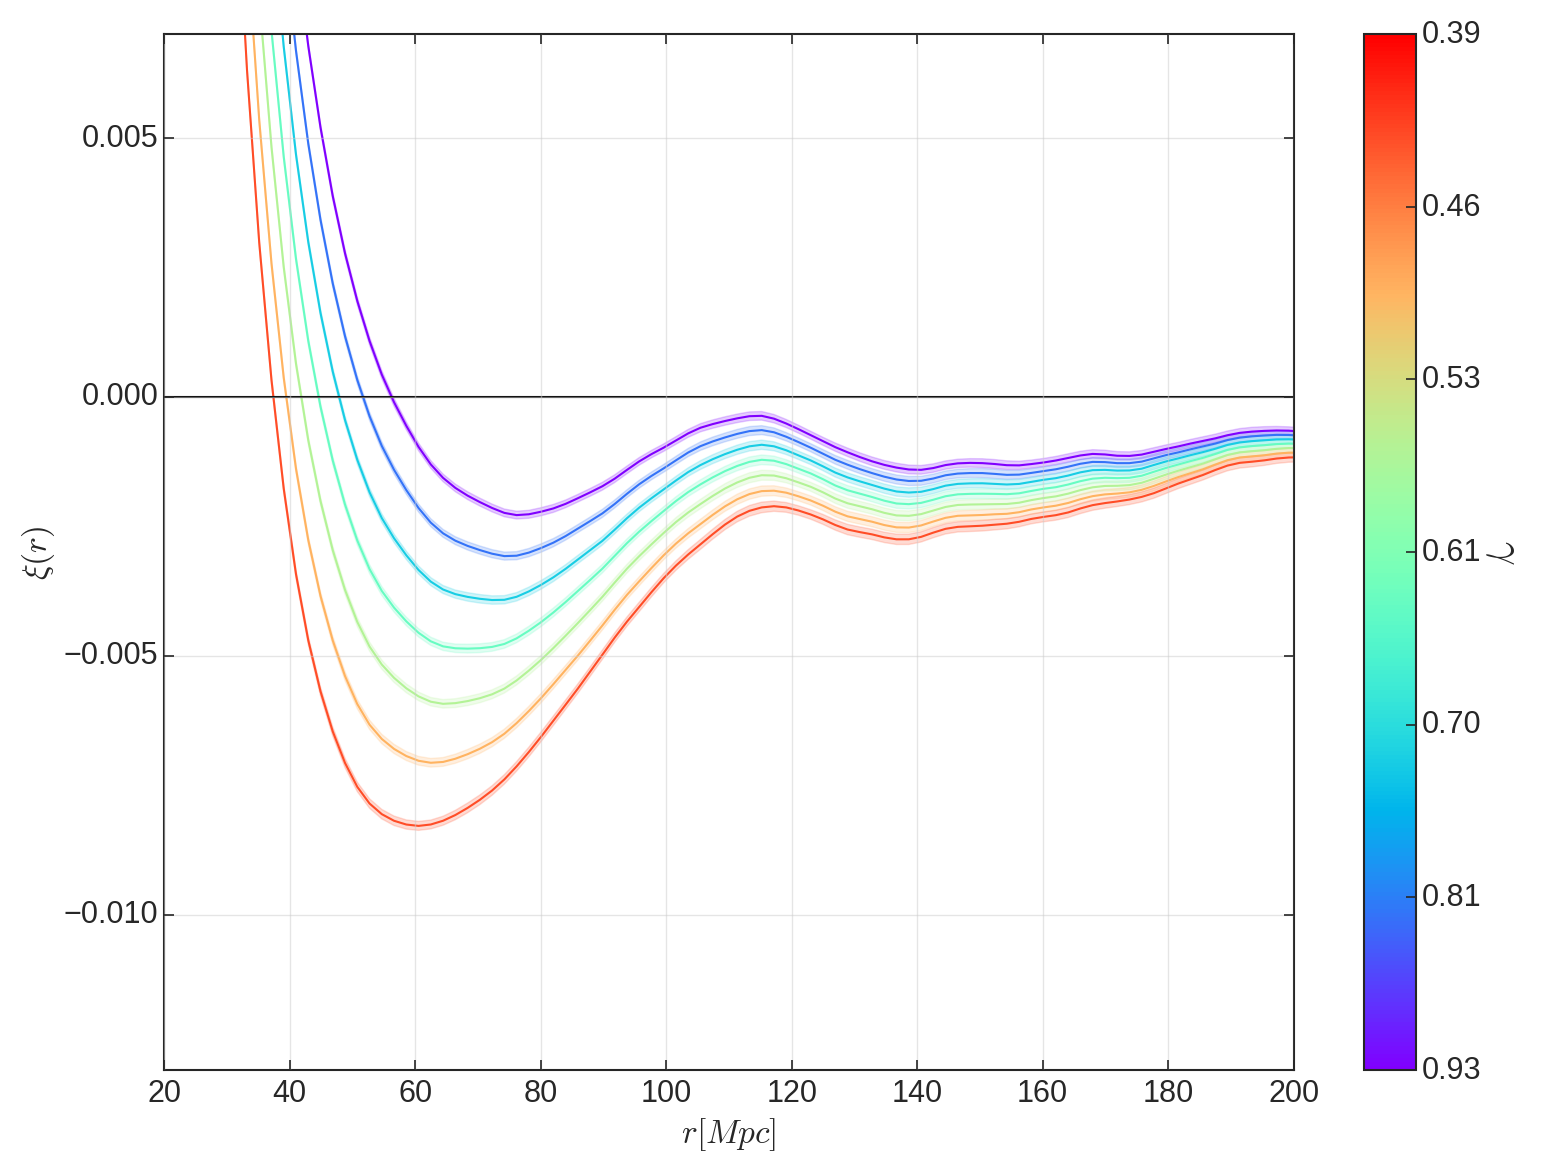

Source code (Python):
import numpy as np
import matplotlib.pyplot as plt
plt.style.use('nuala')
plt.rcParams['xtick.labelsize'] = 22
plt.rcParams['ytick.labelsize'] = 22
import glob

def import_data():
    folder="/gpfs/data/nmccull/zeldovich_out/"

    tmp       = np.loadtxt(folder+"/run_f0.3/rp_pi.txt")
    rp        = tmp[:,0]
    pi        = tmp[:,1]

    #f03
    f03result = glob.glob(folder+"/run_f0.3/with_bao/rs/cf_2d_*")
    f03test   = np.loadtxt(f03result[0])

    f03arr  = np.zeros((len(f03result), len(f03test), len(f03test)))
    
    i = 0
    for r in f03result:
        f03arr[i] = np.loadtxt(r)
        i += 1

    #f035
    f035result = glob.glob(folder+"/run_f0.35/with_bao/rs/cf_2d_*")
    f035test   = np.loadtxt(f035result[0])

    f035arr  = np.zeros((len(f035result), len(f035test), len(f035test)))
    
    i = 0
    for r in f035result:
        f035arr[i] = np.loadtxt(r)
        i += 1

    #f04
    f04result = glob.glob(folder+"/run_f0.4/with_bao/rs/cf_2d_*")
    f04test   = np.loadtxt(f04result[0])

    f04arr  = np.zeros((len(f04result), len(f04test), len(f04test)))
    
    i = 0
    for r in f04result:
        f04arr[i] = np.loadtxt(r)
        i += 1
    
    #f045
    f045result = glob.glob(folder+"/run_f0.45/with_bao/rs/cf_2d_*")
    f045test   = np.loadtxt(f045result[0])

    f045arr  = np.zeros((len(f045result), len(f045test), len(f045test)))
    
    i = 0
    for r in f045result:
        f045arr[i] = np.loadtxt(r)
        i += 1
    
    #f05
    f05result = glob.glob(folder+"/run_f0.5/with_bao/rs/cf_2d_*")
    f05test   = np.loadtxt(f05result[0])

    f05arr  = np.zeros((len(f05result), len(f05test), len(f05test)))
    
    i = 0
    for r in f05result:
        f05arr[i] = np.loadtxt(r)
        i += 1

    #f055
    f055result = glob.glob(folder+"/run_f0.55/with_bao/rs/cf_2d_*")
    f055test   = np.loadtxt(f055result[0])

    f055arr  = np.zeros((len(f055result), len(f055test), len(f055test)))
    
    i = 0
    for r in f055result:
        f055arr[i] = np.loadtxt(r)
        i += 1

    #f06
    f06result = glob.glob(folder+"/run_f0.6/with_bao/rs/cf_2d_*")
    f06test   = np.loadtxt(f06result[0])

    f06arr  = np.zeros((len(f06result), len(f06test), len(f06test)))
    
    i = 0
    for r in f06result:
        f06arr[i] = np.loadtxt(r)
        i += 1

    return pi, f03arr, f035arr, f04arr, f045arr, f05arr, f055arr, f06arr
     

def render_gamma_variance(pi, g0925, g0806, g0704, g0613, g0532, g0459, g0392):
    g1_m = np.mean(g0925[:,:,0], axis=0)
    g2_m = np.mean(g0806[:,:,0], axis=0)
    g3_m = np.mean(g0704[:,:,0], axis=0)
    g4_m = np.mean(g0613[:,:,0], axis=0)
    g5_m = np.mean(g0532[:,:,0], axis=0)
    g6_m = np.mean(g0459[:,:,0], axis=0)
    g7_m = np.mean(g0392[:,:,0], axis=0)

    g1_err = np.std(g0925[:,:,0], axis=0)/np.sqrt(len(g0925))
    g2_err = np.std(g0806[:,:,0], axis=0)/np.sqrt(len(g0806))
    g3_err = np.std(g0704[:,:,0], axis=0)/np.sqrt(len(g0704))
    g4_err = np.std(g0613[:,:,0], axis=0)/np.sqrt(len(g0613))
    g5_err = np.std(g0532[:,:,0], axis=0)/np.sqrt(len(g0532))
    g6_err = np.std(g0459[:,:,0], axis=0)/np.sqrt(len(g0459))
    g7_err = np.std(g0392[:,:,0], axis=0)/np.sqrt(len(g0392))


    plt.figure()

    cmap = plt.cm.rainbow
    carr =[cmap(i) for i in np.linspace(0,0.9, 7)]
    p1 = plt.plot(pi, g1_m, color=carr[0])
    p2 = plt.plot(pi, g2_m, color=carr[1])
    p3 = plt.plot(pi, g3_m, color=carr[2])
    p4 = plt.plot(pi, g4_m, color=carr[3])
    p5 = plt.plot(pi, g5_m, color=carr[4])
    p6 = plt.plot(pi, g6_m, color=carr[5])
    p7 = plt.plot(pi, g7_m, color=carr[6])

    f1 = plt.fill_between(pi, g1_m-g1_err, g1_m+g1_err, color=carr[0], alpha=0.2)
    f2 = plt.fill_between(pi, g2_m-g2_err, g2_m+g2_err, color=carr[1], alpha=0.2)
    f3 = plt.fill_between(pi, g3_m-g3_err, g3_m+g3_err, color=carr[2], alpha=0.2)
    f4 = plt.fill_between(pi, g4_m-g4_err, g4_m+g4_err, color=carr[3], alpha=0.2)
    f5 = plt.fill_between(pi, g5_m-g5_err, g5_m+g5_err, color=carr[4], alpha=0.2)
    f6 = plt.fill_between(pi, g6_m-g6_err, g6_m+g6_err, color=carr[5], alpha=0.2)
    f7 = plt.fill_between(pi, g7_m-g7_err, g7_m+g7_err, color=carr[6], alpha=0.2)
    
    f = [0.3, 0.35, 0.4, 0.45, 0.5, 0.55, 0.6]
    g = np.array([0.925, 0.806, 0.704, 0.613, 0.532, 0.459, 0.392])
    plt.axhline(y=0, color='k')
    plt.xlabel("$r [Mpc]$",size=24)
    plt.ylabel("$\\xi(r)$",size=24)
    plt.axis([20,200,-0.013, 0.007])
    sm = plt.cm.ScalarMappable(cmap='rainbow', norm =plt.Normalize(vmin=0.3, vmax=0.6))
    sm._A = []
    cb = plt.colorbar(sm)
    cb.set_label(r'$\gamma$', rotation=270, labelpad=30, size = 30)
    cb.set_ticks(f)
    cb.ax.set_yticklabels(['%.2f'%g[i] for i in np.arange(g.size)])
    plt.show()
        

if __name__ == "__main__":
    pi, f03, f035, f04, f045, f05, f055, f06 = import_data()
    g0925, g0806, g0704, g0613, g0532, g0459, g0392 = f03, f035, f04, f045, f05, f055, f06


    render_gamma_variance(pi, g0925, g0806, g0704, g0613, g0532, g0459, g0392)
    
    
